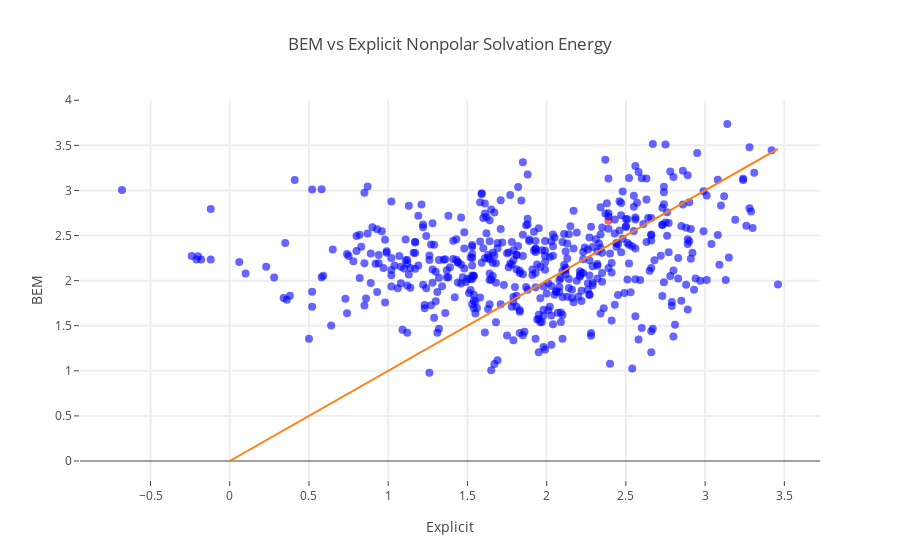

This figure's notebook cell:
### Code cell
import plotly.plotly as py
import plotly.graph_objs as go
from plotly.offline import download_plotlyjs, init_notebook_mode, plot, iplot
init_notebook_mode(connected=True)

bem_c = bem[index_clean]
mobley_c = mobley[index_clean]
names_c = names[index_clean]
volumes_c = volumes[index_clean]
areas_c = areas[index_clean]


key = '11_diethoxyethane'
key_true = numpy.chararray(len(bem_c), itemsize=10)
key_true[:] = 'blue'
for i in range(len(bem_c)):
    if key in names_c[i]:
        key_true[i] = 'red'
    
trace = go.Scatter(
            x = mobley_c,
            y = bem_c,
            text = names_c,
            mode='markers',
            marker = dict(size=8,
                        opacity=0.6, color=key_true),
            hoverinfo = 'text')
         

max_val = numpy.max(mobley_c)
ref = go.Scatter( x = numpy.array([0,max_val]),
                  y = numpy.array([0,max_val]),
                  mode = 'lines'
                )


data = [trace, ref]
    
layout= go.Layout(
    title= 'BEM vs Explicit Nonpolar Solvation Energy',
    hovermode= 'closest',
    xaxis= dict(
        title= 'Explicit',
        ticklen= 5,
        zeroline= False,
        gridwidth= 2,
    ),
    yaxis=dict(
        title= 'BEM',
        ticklen= 5,
        gridwidth= 2,
    ),
    showlegend= False
)
fig= go.Figure(data=data, layout=layout)
iplot(fig)

### Figure 1 — Plotly figure (JSON) as saved in the notebook; plotly's stock layout.template omitted (floating-point values rounded to 4 significant figures; data arrays with more than 128 entries replaced by an {"elided": "..."} marker saying what was removed)
{"data": [{"hoverinfo": "text", "marker": {"color": {"elided": "502 str values"}, "opacity": 0.6, "size": 8}, "mode": "markers", "text": {"elided": "502 str values"}, "type": "scatter", "uid": "f2126d13-410f-4867-abbd-69a9c3ff8b31", "x": {"elided": "502 float values"}, "y": {"elided": "502 float values"}}, {"mode": "lines", "type": "scatter", "uid": "e67bf572-4f61-450d-b5ab-2b90e666a2a7", "x": [0, 3.46], "y": [0, 3.46]}], "layout": {"hovermode": "closest", "showlegend": false, "title": {"text": "BEM vs Explicit Nonpolar Solvation Energy"}, "xaxis": {"gridwidth": 2, "ticklen": 5, "title": {"text": "Explicit"}, "zeroline": false}, "yaxis": {"gridwidth": 2, "ticklen": 5, "title": {"text": "BEM"}}}}
